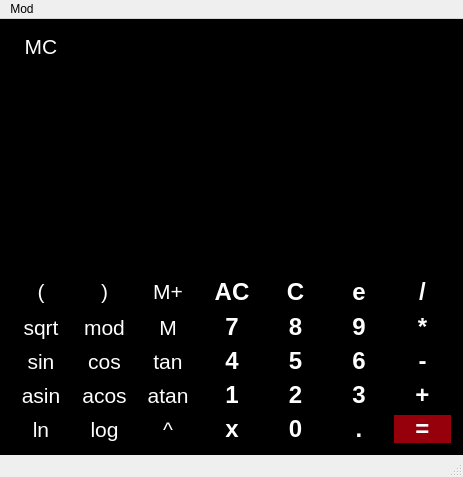
<?xml version="1.0" encoding="UTF-8"?>
<ui version="4.0">
 <class>calc</class>
 <widget class="QMainWindow" name="calc">
  <property name="geometry">
   <rect>
    <x>0</x>
    <y>0</y>
    <width>463</width>
    <height>477</height>
   </rect>
  </property>
  <property name="windowTitle">
   <string>Calculator</string>
  </property>
  <property name="autoFillBackground">
   <bool>false</bool>
  </property>
  <property name="styleSheet">
   <string notr="true">QMianWindow {
	background: 'black';
}</string>
  </property>
  <widget class="QWidget" name="centralwidget">
   <property name="styleSheet">
    <string notr="true">QWidget {
	background-color: balck;
}</string>
   </property>
   <layout class="QGridLayout" name="gridLayout">
    <property name="leftMargin">
     <number>12</number>
    </property>
    <property name="topMargin">
     <number>12</number>
    </property>
    <property name="rightMargin">
     <number>12</number>
    </property>
    <property name="bottomMargin">
     <number>12</number>
    </property>
    <item row="4" column="7">
     <widget class="QPushButton" name="Button6">
      <property name="sizePolicy">
       <sizepolicy hsizetype="Preferred" vsizetype="Preferred">
        <horstretch>0</horstretch>
        <verstretch>0</verstretch>
       </sizepolicy>
      </property>
      <property name="font">
       <font>
        <family>Arial</family>
        <pointsize>18</pointsize>
        <bold>true</bold>
       </font>
      </property>
      <property name="styleSheet">
       <string notr="true">QPushButton {
	background-color: black;
	border: 1px #ffffff;
	color: white;
}

QPushButton: pressed {
	background-color: #808080;
	border: 1px #ffffff;
	padding: 5px;
	color: white;
}</string>
      </property>
      <property name="text">
       <string>6</string>
      </property>
     </widget>
    </item>
    <item row="1" column="2" colspan="7">
     <widget class="QLineEdit" name="Display">
      <property name="sizePolicy">
       <sizepolicy hsizetype="Preferred" vsizetype="Expanding">
        <horstretch>0</horstretch>
        <verstretch>0</verstretch>
       </sizepolicy>
      </property>
      <property name="font">
       <font>
        <family>Arial</family>
        <pointsize>18</pointsize>
        <bold>true</bold>
       </font>
      </property>
      <property name="cursor">
       <cursorShape>ArrowCursor</cursorShape>
      </property>
      <property name="mouseTracking">
       <bool>true</bool>
      </property>
      <property name="styleSheet">
       <string notr="true">QLineEdit {
	background-color: black;
	border: 1px black;
	color: white;
}</string>
      </property>
      <property name="inputMethodHints">
       <set>Qt::ImhNone</set>
      </property>
      <property name="alignment">
       <set>Qt::AlignRight|Qt::AlignTrailing|Qt::AlignVCenter</set>
      </property>
     </widget>
    </item>
    <item row="2" column="4">
     <widget class="QPushButton" name="MPLus">
      <property name="sizePolicy">
       <sizepolicy hsizetype="Preferred" vsizetype="Preferred">
        <horstretch>0</horstretch>
        <verstretch>0</verstretch>
       </sizepolicy>
      </property>
      <property name="font">
       <font>
        <family>Arial</family>
        <pointsize>16</pointsize>
        <bold>false</bold>
       </font>
      </property>
      <property name="styleSheet">
       <string notr="true">QPushButton {
	background-color: black;
	border: 1px #ffffff;
	color: white;
}

QPushButton: pressed {
	background-color: #808080;
	border: 1px #ffffff;
	padding: 5px;
	color: white;
}</string>
      </property>
      <property name="text">
       <string>M+</string>
      </property>
     </widget>
    </item>
    <item row="4" column="5">
     <widget class="QPushButton" name="Button4">
      <property name="sizePolicy">
       <sizepolicy hsizetype="Preferred" vsizetype="Preferred">
        <horstretch>0</horstretch>
        <verstretch>0</verstretch>
       </sizepolicy>
      </property>
      <property name="font">
       <font>
        <family>Arial</family>
        <pointsize>18</pointsize>
        <bold>true</bold>
       </font>
      </property>
      <property name="styleSheet">
       <string notr="true">QPushButton {
	background-color: black;
	border: 1px #ffffff;
	color: white;
}

QPushButton: pressed {
	background-color: #808080;
	border: 1px #ffffff;
	padding: 5px;
	color: white;
}</string>
      </property>
      <property name="text">
       <string>4</string>
      </property>
     </widget>
    </item>
    <item row="6" column="6">
     <widget class="QPushButton" name="Button0">
      <property name="sizePolicy">
       <sizepolicy hsizetype="Preferred" vsizetype="Preferred">
        <horstretch>0</horstretch>
        <verstretch>0</verstretch>
       </sizepolicy>
      </property>
      <property name="font">
       <font>
        <family>Arial</family>
        <pointsize>18</pointsize>
        <bold>true</bold>
       </font>
      </property>
      <property name="styleSheet">
       <string notr="true">QPushButton {
	background-color: black;
	border: 1px #ffffff;
	color: white;
}

QPushButton: pressed {
	background-color: #808080;
	border: 1px #ffffff;
	padding: 5px;
	color: white;
}</string>
      </property>
      <property name="text">
       <string>0</string>
      </property>
     </widget>
    </item>
    <item row="5" column="5">
     <widget class="QPushButton" name="Button1">
      <property name="sizePolicy">
       <sizepolicy hsizetype="Preferred" vsizetype="Preferred">
        <horstretch>0</horstretch>
        <verstretch>0</verstretch>
       </sizepolicy>
      </property>
      <property name="font">
       <font>
        <family>Arial</family>
        <pointsize>18</pointsize>
        <bold>true</bold>
       </font>
      </property>
      <property name="styleSheet">
       <string notr="true">QPushButton {
	background-color: black;
	border: 1px #ffffff;
	color: white;
}

QPushButton: pressed {
	background-color: #808080;
	border: 1px #ffffff;
	padding: 5px;
	color: white;
}</string>
      </property>
      <property name="text">
       <string>1</string>
      </property>
     </widget>
    </item>
    <item row="3" column="6">
     <widget class="QPushButton" name="Button8">
      <property name="sizePolicy">
       <sizepolicy hsizetype="Preferred" vsizetype="Preferred">
        <horstretch>0</horstretch>
        <verstretch>0</verstretch>
       </sizepolicy>
      </property>
      <property name="font">
       <font>
        <family>Arial</family>
        <pointsize>18</pointsize>
        <bold>true</bold>
       </font>
      </property>
      <property name="styleSheet">
       <string notr="true">QPushButton {
	background-color: black;
	border: 1px #ffffff;
	color: white;
}

QPushButton: pressed {
	background-color: #808080;
	border: 1px #ffffff;
	padding: 5px;
	color: white;
}</string>
      </property>
      <property name="text">
       <string>8</string>
      </property>
     </widget>
    </item>
    <item row="4" column="4">
     <widget class="QPushButton" name="Tan">
      <property name="sizePolicy">
       <sizepolicy hsizetype="Preferred" vsizetype="Preferred">
        <horstretch>0</horstretch>
        <verstretch>0</verstretch>
       </sizepolicy>
      </property>
      <property name="font">
       <font>
        <family>Arial</family>
        <pointsize>16</pointsize>
        <bold>false</bold>
       </font>
      </property>
      <property name="styleSheet">
       <string notr="true">QPushButton {
	background-color: black;
	border: 1px #ffffff;
	color: white;
}

QPushButton: pressed {
	background-color: #808080;
	border: 1px #ffffff;
	padding: 5px;
	color: white;
}</string>
      </property>
      <property name="text">
       <string>tan</string>
      </property>
     </widget>
    </item>
    <item row="4" column="2">
     <widget class="QPushButton" name="Sin">
      <property name="sizePolicy">
       <sizepolicy hsizetype="Preferred" vsizetype="Preferred">
        <horstretch>0</horstretch>
        <verstretch>0</verstretch>
       </sizepolicy>
      </property>
      <property name="font">
       <font>
        <family>Arial</family>
        <pointsize>16</pointsize>
        <bold>false</bold>
       </font>
      </property>
      <property name="styleSheet">
       <string notr="true">QPushButton {
	background-color: black;
	border: 1px #ffffff;
	color: white;
}

QPushButton: pressed {
	background-color: #808080;
	border: 1px #ffffff;
	padding: 5px;
	color: white;
}</string>
      </property>
      <property name="text">
       <string>sin</string>
      </property>
     </widget>
    </item>
    <item row="2" column="8">
     <widget class="QPushButton" name="Div">
      <property name="sizePolicy">
       <sizepolicy hsizetype="Preferred" vsizetype="Preferred">
        <horstretch>0</horstretch>
        <verstretch>0</verstretch>
       </sizepolicy>
      </property>
      <property name="minimumSize">
       <size>
        <width>57</width>
        <height>31</height>
       </size>
      </property>
      <property name="font">
       <font>
        <family>Arial</family>
        <pointsize>18</pointsize>
        <bold>true</bold>
       </font>
      </property>
      <property name="styleSheet">
       <string notr="true">QPushButton {
	background-color: black;
	border: 1px #ffffff;
	color: white;
}

QPushButton: pressed {
	background-color: #808080;
	border: 1px #ffffff;
	padding: 5px;
	color: white;
}</string>
      </property>
      <property name="text">
       <string>/</string>
      </property>
     </widget>
    </item>
    <item row="3" column="2">
     <widget class="QPushButton" name="Sqrt">
      <property name="sizePolicy">
       <sizepolicy hsizetype="Preferred" vsizetype="Preferred">
        <horstretch>0</horstretch>
        <verstretch>0</verstretch>
       </sizepolicy>
      </property>
      <property name="font">
       <font>
        <family>Arial</family>
        <pointsize>16</pointsize>
        <bold>false</bold>
       </font>
      </property>
      <property name="styleSheet">
       <string notr="true">QPushButton {
	background-color: black;
	border: 1px #ffffff;
	color: white;
}

QPushButton: pressed {
	background-color: #808080;
	border: 1px #ffffff;
	padding: 5px;
	color: white;
}</string>
      </property>
      <property name="text">
       <string>sqrt</string>
      </property>
     </widget>
    </item>
    <item row="2" column="2">
     <widget class="QPushButton" name="ButtonLb">
      <property name="sizePolicy">
       <sizepolicy hsizetype="Preferred" vsizetype="Preferred">
        <horstretch>0</horstretch>
        <verstretch>0</verstretch>
       </sizepolicy>
      </property>
      <property name="font">
       <font>
        <family>Arial</family>
        <pointsize>16</pointsize>
        <bold>false</bold>
       </font>
      </property>
      <property name="styleSheet">
       <string notr="true">QPushButton {
	background-color: black;
	border: 1px #ffffff;
	color: white;
}

QPushButton: pressed {
	background-color: #808080;
	border: 1px #ffffff;
	padding: 5px;
	color: white;
}</string>
      </property>
      <property name="text">
       <string>(</string>
      </property>
     </widget>
    </item>
    <item row="5" column="2">
     <widget class="QPushButton" name="Asin">
      <property name="sizePolicy">
       <sizepolicy hsizetype="Preferred" vsizetype="Preferred">
        <horstretch>0</horstretch>
        <verstretch>0</verstretch>
       </sizepolicy>
      </property>
      <property name="font">
       <font>
        <family>Arial</family>
        <pointsize>16</pointsize>
        <bold>false</bold>
       </font>
      </property>
      <property name="styleSheet">
       <string notr="true">QPushButton {
	background-color: black;
	border: 1px #ffffff;
	color: white;
}

QPushButton: pressed {
	background-color: #808080;
	border: 1px #ffffff;
	padding: 5px;
	color: white;
}</string>
      </property>
      <property name="text">
       <string>asin</string>
      </property>
     </widget>
    </item>
    <item row="3" column="4">
     <widget class="QPushButton" name="Func">
      <property name="sizePolicy">
       <sizepolicy hsizetype="Preferred" vsizetype="Preferred">
        <horstretch>0</horstretch>
        <verstretch>0</verstretch>
       </sizepolicy>
      </property>
      <property name="font">
       <font>
        <family>Arial</family>
        <pointsize>16</pointsize>
        <bold>false</bold>
       </font>
      </property>
      <property name="styleSheet">
       <string notr="true">QPushButton {
	background-color: black;
	border: 1px #ffffff;
	color: white;
}

QPushButton: pressed {
	background-color: #808080;
	border: 1px #ffffff;
	padding: 5px;
	color: white;
}</string>
      </property>
      <property name="text">
       <string>M</string>
      </property>
     </widget>
    </item>
    <item row="5" column="7">
     <widget class="QPushButton" name="Button3">
      <property name="sizePolicy">
       <sizepolicy hsizetype="Preferred" vsizetype="Preferred">
        <horstretch>0</horstretch>
        <verstretch>0</verstretch>
       </sizepolicy>
      </property>
      <property name="font">
       <font>
        <family>Arial</family>
        <pointsize>18</pointsize>
        <bold>true</bold>
       </font>
      </property>
      <property name="styleSheet">
       <string notr="true">QPushButton {
	background-color: black;
	border: 1px #ffffff;
	color: white;
}

QPushButton: pressed {
	background-color: #808080;
	border: 1px #ffffff;
	padding: 5px;
	color: white;
}</string>
      </property>
      <property name="text">
       <string>3</string>
      </property>
     </widget>
    </item>
    <item row="3" column="5">
     <widget class="QPushButton" name="Button7">
      <property name="sizePolicy">
       <sizepolicy hsizetype="Preferred" vsizetype="Preferred">
        <horstretch>0</horstretch>
        <verstretch>0</verstretch>
       </sizepolicy>
      </property>
      <property name="font">
       <font>
        <family>Arial</family>
        <pointsize>18</pointsize>
        <bold>true</bold>
       </font>
      </property>
      <property name="styleSheet">
       <string notr="true">QPushButton {
	background-color: black;
	border: 1px #ffffff;
	color: white;
}

QPushButton: pressed {
	background-color: #808080;
	border: 1px #ffffff;
	padding: 5px;
	color: white;
}</string>
      </property>
      <property name="text">
       <string>7</string>
      </property>
     </widget>
    </item>
    <item row="4" column="8">
     <widget class="QPushButton" name="Minus">
      <property name="sizePolicy">
       <sizepolicy hsizetype="Preferred" vsizetype="Preferred">
        <horstretch>0</horstretch>
        <verstretch>0</verstretch>
       </sizepolicy>
      </property>
      <property name="font">
       <font>
        <family>Arial</family>
        <pointsize>18</pointsize>
        <bold>true</bold>
       </font>
      </property>
      <property name="styleSheet">
       <string notr="true">QPushButton {
	background-color: black;
	border: 1px #ffffff;
	color: white;
}

QPushButton: pressed {
	background-color: #808080;
	border: 1px #ffffff;
	padding: 5px;
	color: white;
}</string>
      </property>
      <property name="text">
       <string>-</string>
      </property>
     </widget>
    </item>
    <item row="6" column="4">
     <widget class="QPushButton" name="Pow">
      <property name="sizePolicy">
       <sizepolicy hsizetype="Preferred" vsizetype="Preferred">
        <horstretch>0</horstretch>
        <verstretch>0</verstretch>
       </sizepolicy>
      </property>
      <property name="font">
       <font>
        <family>Arial</family>
        <pointsize>16</pointsize>
        <bold>false</bold>
       </font>
      </property>
      <property name="styleSheet">
       <string notr="true">QPushButton {
	background-color: black;
	border: 1px #ffffff;
	color: white;
}

QPushButton: pressed {
	background-color: #808080;
	border: 1px #ffffff;
	padding: 5px;
	color: white;
}</string>
      </property>
      <property name="text">
       <string>^</string>
      </property>
     </widget>
    </item>
    <item row="6" column="2">
     <widget class="QPushButton" name="Ln">
      <property name="sizePolicy">
       <sizepolicy hsizetype="Preferred" vsizetype="Preferred">
        <horstretch>0</horstretch>
        <verstretch>0</verstretch>
       </sizepolicy>
      </property>
      <property name="font">
       <font>
        <family>Arial</family>
        <pointsize>16</pointsize>
        <bold>false</bold>
       </font>
      </property>
      <property name="styleSheet">
       <string notr="true">QPushButton {
	background-color: black;
	border: 1px #ffffff;
	color: white;
}

QPushButton: pressed {
	background-color: #808080;
	border: 1px #ffffff;
	padding: 5px;
	color: white;
}</string>
      </property>
      <property name="text">
       <string>ln</string>
      </property>
     </widget>
    </item>
    <item row="0" column="2">
     <widget class="QPushButton" name="MC">
      <property name="sizePolicy">
       <sizepolicy hsizetype="Preferred" vsizetype="Preferred">
        <horstretch>0</horstretch>
        <verstretch>0</verstretch>
       </sizepolicy>
      </property>
      <property name="font">
       <font>
        <family>Arial</family>
        <pointsize>16</pointsize>
        <bold>false</bold>
       </font>
      </property>
      <property name="styleSheet">
       <string notr="true">QPushButton {
	background-color: black;
	border: 1px #ffffff;
	color: white;
}

QPushButton: pressed {
	background-color: #808080;
	border: 1px #ffffff;
	padding: 5px;
	color: white;
}</string>
      </property>
      <property name="text">
       <string>MC</string>
      </property>
     </widget>
    </item>
    <item row="4" column="6">
     <widget class="QPushButton" name="Button5">
      <property name="sizePolicy">
       <sizepolicy hsizetype="Preferred" vsizetype="Preferred">
        <horstretch>0</horstretch>
        <verstretch>0</verstretch>
       </sizepolicy>
      </property>
      <property name="font">
       <font>
        <family>Arial</family>
        <pointsize>18</pointsize>
        <bold>true</bold>
       </font>
      </property>
      <property name="styleSheet">
       <string notr="true">QPushButton {
	background-color: black;
	border: 1px #ffffff;
	color: white;
}

QPushButton: pressed {
	background-color: #808080;
	border: 1px #ffffff;
	padding: 5px;
	color: white;
}</string>
      </property>
      <property name="text">
       <string>5</string>
      </property>
     </widget>
    </item>
    <item row="5" column="4">
     <widget class="QPushButton" name="Atan">
      <property name="sizePolicy">
       <sizepolicy hsizetype="Preferred" vsizetype="Preferred">
        <horstretch>0</horstretch>
        <verstretch>0</verstretch>
       </sizepolicy>
      </property>
      <property name="font">
       <font>
        <family>Arial</family>
        <pointsize>16</pointsize>
        <bold>false</bold>
       </font>
      </property>
      <property name="styleSheet">
       <string notr="true">QPushButton {
	background-color: black;
	border: 1px #ffffff;
	color: white;
}

QPushButton: pressed {
	background-color: #808080;
	border: 1px #ffffff;
	padding: 5px;
	color: white;
}</string>
      </property>
      <property name="text">
       <string>atan</string>
      </property>
     </widget>
    </item>
    <item row="3" column="8">
     <widget class="QPushButton" name="Mul">
      <property name="sizePolicy">
       <sizepolicy hsizetype="Preferred" vsizetype="Preferred">
        <horstretch>0</horstretch>
        <verstretch>0</verstretch>
       </sizepolicy>
      </property>
      <property name="font">
       <font>
        <family>Arial</family>
        <pointsize>18</pointsize>
        <bold>true</bold>
       </font>
      </property>
      <property name="styleSheet">
       <string notr="true">QPushButton {
	background-color: black;
	border: 1px #ffffff;
	color: white;
}

QPushButton: pressed {
	background-color: #808080;
	border: 1px #ffffff;
	padding: 5px;
	color: white;
}</string>
      </property>
      <property name="text">
       <string>*</string>
      </property>
     </widget>
    </item>
    <item row="0" column="3" colspan="6">
     <widget class="QLineEdit" name="FuncDisplay">
      <property name="sizePolicy">
       <sizepolicy hsizetype="Preferred" vsizetype="Preferred">
        <horstretch>0</horstretch>
        <verstretch>0</verstretch>
       </sizepolicy>
      </property>
      <property name="font">
       <font>
        <family>Arial</family>
        <pointsize>18</pointsize>
        <bold>true</bold>
       </font>
      </property>
      <property name="cursor">
       <cursorShape>ArrowCursor</cursorShape>
      </property>
      <property name="focusPolicy">
       <enum>Qt::NoFocus</enum>
      </property>
      <property name="styleSheet">
       <string notr="true">QLineEdit {
	background-color: black;
	border: 1px black;
	color: white;
}</string>
      </property>
      <property name="alignment">
       <set>Qt::AlignRight|Qt::AlignTrailing|Qt::AlignVCenter</set>
      </property>
     </widget>
    </item>
    <item row="6" column="8">
     <widget class="QPushButton" name="Equal">
      <property name="sizePolicy">
       <sizepolicy hsizetype="Preferred" vsizetype="Preferred">
        <horstretch>0</horstretch>
        <verstretch>0</verstretch>
       </sizepolicy>
      </property>
      <property name="font">
       <font>
        <family>Arial</family>
        <pointsize>18</pointsize>
        <bold>true</bold>
       </font>
      </property>
      <property name="styleSheet">
       <string notr="true">QPushButton {
	background-color: rgb(150, 0, 10);
	border: 1px #ffffff;
	color: white;
}

QPushButton: pressed {
	background-color: #808080;
	border: 1px #ffffff;
	padding: 5px;
	color: white;
}</string>
      </property>
      <property name="text">
       <string>=</string>
      </property>
     </widget>
    </item>
    <item row="2" column="5">
     <widget class="QPushButton" name="ClearAll">
      <property name="sizePolicy">
       <sizepolicy hsizetype="Preferred" vsizetype="Preferred">
        <horstretch>0</horstretch>
        <verstretch>0</verstretch>
       </sizepolicy>
      </property>
      <property name="minimumSize">
       <size>
        <width>58</width>
        <height>31</height>
       </size>
      </property>
      <property name="font">
       <font>
        <family>Arial</family>
        <pointsize>18</pointsize>
        <bold>true</bold>
       </font>
      </property>
      <property name="styleSheet">
       <string notr="true">QPushButton {
	background-color: black;
	border: 1px #ffffff;
	color: white;
}

QPushButton: pressed {
	background-color: #808080;
	border: 1px #ffffff;
	padding: 5px;
	color: white;
}</string>
      </property>
      <property name="text">
       <string>AC</string>
      </property>
     </widget>
    </item>
    <item row="5" column="6">
     <widget class="QPushButton" name="Button2">
      <property name="sizePolicy">
       <sizepolicy hsizetype="Preferred" vsizetype="Preferred">
        <horstretch>0</horstretch>
        <verstretch>0</verstretch>
       </sizepolicy>
      </property>
      <property name="font">
       <font>
        <family>Arial</family>
        <pointsize>18</pointsize>
        <bold>true</bold>
       </font>
      </property>
      <property name="styleSheet">
       <string notr="true">QPushButton {
	background-color: black;
	border: 1px #ffffff;
	color: white;
}

QPushButton: pressed {
	background-color: #808080;
	border: 1px #ffffff;
	padding: 5px;
	color: white;
}</string>
      </property>
      <property name="text">
       <string>2</string>
      </property>
     </widget>
    </item>
    <item row="6" column="3">
     <widget class="QPushButton" name="Log">
      <property name="sizePolicy">
       <sizepolicy hsizetype="Preferred" vsizetype="Preferred">
        <horstretch>0</horstretch>
        <verstretch>0</verstretch>
       </sizepolicy>
      </property>
      <property name="font">
       <font>
        <family>Arial</family>
        <pointsize>16</pointsize>
        <bold>false</bold>
       </font>
      </property>
      <property name="styleSheet">
       <string notr="true">QPushButton {
	background-color: black;
	border: 1px #ffffff;
	color: white;
}

QPushButton: pressed {
	background-color: #808080;
	border: 1px #ffffff;
	padding: 5px;
	color: white;
}</string>
      </property>
      <property name="text">
       <string>log</string>
      </property>
     </widget>
    </item>
    <item row="2" column="3">
     <widget class="QPushButton" name="ButtonRb">
      <property name="sizePolicy">
       <sizepolicy hsizetype="Preferred" vsizetype="Preferred">
        <horstretch>0</horstretch>
        <verstretch>0</verstretch>
       </sizepolicy>
      </property>
      <property name="font">
       <font>
        <family>Arial</family>
        <pointsize>16</pointsize>
        <bold>false</bold>
       </font>
      </property>
      <property name="styleSheet">
       <string notr="true">QPushButton {
	background-color: black;
	border: 1px #ffffff;
	color: white;
}

QPushButton: pressed {
	background-color: #808080;
	border: 1px #ffffff;
	padding: 5px;
	color: white;
}</string>
      </property>
      <property name="text">
       <string>)</string>
      </property>
     </widget>
    </item>
    <item row="3" column="7">
     <widget class="QPushButton" name="Button9">
      <property name="sizePolicy">
       <sizepolicy hsizetype="Preferred" vsizetype="Preferred">
        <horstretch>0</horstretch>
        <verstretch>0</verstretch>
       </sizepolicy>
      </property>
      <property name="font">
       <font>
        <family>Arial</family>
        <pointsize>18</pointsize>
        <bold>true</bold>
       </font>
      </property>
      <property name="styleSheet">
       <string notr="true">QPushButton {
	background-color: black;
	border: 1px #ffffff;
	color: white;
}

QPushButton: pressed {
	background-color: #808080;
	border: 1px #ffffff;
	padding: 5px;
	color: white;
}</string>
      </property>
      <property name="text">
       <string>9</string>
      </property>
     </widget>
    </item>
    <item row="4" column="3">
     <widget class="QPushButton" name="Cos">
      <property name="sizePolicy">
       <sizepolicy hsizetype="Preferred" vsizetype="Preferred">
        <horstretch>0</horstretch>
        <verstretch>0</verstretch>
       </sizepolicy>
      </property>
      <property name="font">
       <font>
        <family>Arial</family>
        <pointsize>16</pointsize>
        <bold>false</bold>
       </font>
      </property>
      <property name="styleSheet">
       <string notr="true">QPushButton {
	background-color: black;
	border: 1px #ffffff;
	color: white;
}

QPushButton: pressed {
	background-color: #808080;
	border: 1px #ffffff;
	padding: 5px;
	color: white;
}</string>
      </property>
      <property name="text">
       <string>cos</string>
      </property>
     </widget>
    </item>
    <item row="5" column="8">
     <widget class="QPushButton" name="Plus">
      <property name="sizePolicy">
       <sizepolicy hsizetype="Preferred" vsizetype="Preferred">
        <horstretch>0</horstretch>
        <verstretch>0</verstretch>
       </sizepolicy>
      </property>
      <property name="font">
       <font>
        <family>Arial</family>
        <pointsize>18</pointsize>
        <bold>true</bold>
       </font>
      </property>
      <property name="styleSheet">
       <string notr="true">QPushButton {
	background-color: black;
	border: 1px #ffffff;
	color: white;
}

QPushButton: pressed {
	background-color: #808080;
	border: 1px #ffffff;
	padding: 5px;
	color: white;
}</string>
      </property>
      <property name="text">
       <string>+</string>
      </property>
     </widget>
    </item>
    <item row="2" column="6">
     <widget class="QPushButton" name="Clear">
      <property name="sizePolicy">
       <sizepolicy hsizetype="Preferred" vsizetype="Preferred">
        <horstretch>0</horstretch>
        <verstretch>0</verstretch>
       </sizepolicy>
      </property>
      <property name="minimumSize">
       <size>
        <width>57</width>
        <height>31</height>
       </size>
      </property>
      <property name="font">
       <font>
        <family>Arial</family>
        <pointsize>18</pointsize>
        <bold>true</bold>
       </font>
      </property>
      <property name="styleSheet">
       <string notr="true">QPushButton {
	background-color: black;
	border: 1px #ffffff;
	color: white;
}

QPushButton: pressed {
	background-color: #808080;
	border: 1px #ffffff;
	padding: 5px;
	color: white;
}</string>
      </property>
      <property name="text">
       <string>C</string>
      </property>
     </widget>
    </item>
    <item row="3" column="3">
     <widget class="QPushButton" name="Mod">
      <property name="sizePolicy">
       <sizepolicy hsizetype="Preferred" vsizetype="Preferred">
        <horstretch>0</horstretch>
        <verstretch>0</verstretch>
       </sizepolicy>
      </property>
      <property name="font">
       <font>
        <family>Arial</family>
        <pointsize>16</pointsize>
        <bold>false</bold>
       </font>
      </property>
      <property name="styleSheet">
       <string notr="true">QPushButton {
	background-color: black;
	border: 1px #ffffff;
	color: white;
}

QPushButton: pressed {
	background-color: #808080;
	border: 1px #ffffff;
	padding: 5px;
	color: white;
}</string>
      </property>
      <property name="text">
       <string>mod</string>
      </property>
     </widget>
    </item>
    <item row="6" column="7">
     <widget class="QPushButton" name="ButtonPoint">
      <property name="sizePolicy">
       <sizepolicy hsizetype="Preferred" vsizetype="Preferred">
        <horstretch>0</horstretch>
        <verstretch>0</verstretch>
       </sizepolicy>
      </property>
      <property name="font">
       <font>
        <family>Arial</family>
        <pointsize>18</pointsize>
        <bold>true</bold>
       </font>
      </property>
      <property name="styleSheet">
       <string notr="true">QPushButton {
	background-color: black;
	border: 1px #ffffff;
	color: white;
}

QPushButton: pressed {
	background-color: #808080;
	border: 1px #ffffff;
	padding: 5px;
	color: white;
}</string>
      </property>
      <property name="text">
       <string>.</string>
      </property>
     </widget>
    </item>
    <item row="5" column="3">
     <widget class="QPushButton" name="Acos">
      <property name="sizePolicy">
       <sizepolicy hsizetype="Preferred" vsizetype="Preferred">
        <horstretch>0</horstretch>
        <verstretch>0</verstretch>
       </sizepolicy>
      </property>
      <property name="font">
       <font>
        <family>Arial</family>
        <pointsize>16</pointsize>
        <bold>false</bold>
       </font>
      </property>
      <property name="styleSheet">
       <string notr="true">QPushButton {
	background-color: black;
	border: 1px #ffffff;
	color: white;
}

QPushButton: pressed {
	background-color: #808080;
	border: 1px #ffffff;
	padding: 5px;
	color: white;
}</string>
      </property>
      <property name="text">
       <string>acos</string>
      </property>
     </widget>
    </item>
    <item row="2" column="7">
     <widget class="QPushButton" name="ButtonE">
      <property name="sizePolicy">
       <sizepolicy hsizetype="Preferred" vsizetype="Preferred">
        <horstretch>0</horstretch>
        <verstretch>0</verstretch>
       </sizepolicy>
      </property>
      <property name="minimumSize">
       <size>
        <width>57</width>
        <height>31</height>
       </size>
      </property>
      <property name="font">
       <font>
        <family>Arial</family>
        <pointsize>18</pointsize>
        <bold>true</bold>
       </font>
      </property>
      <property name="styleSheet">
       <string notr="true">QPushButton {
	background-color: black;
	border: 1px #ffffff;
	color: white;
}

QPushButton: pressed {
	background-color: #808080;
	border: 1px #ffffff;
	padding: 5px;
	color: white;
}</string>
      </property>
      <property name="text">
       <string>e</string>
      </property>
     </widget>
    </item>
    <item row="6" column="5">
     <widget class="QPushButton" name="ButtonX">
      <property name="sizePolicy">
       <sizepolicy hsizetype="Preferred" vsizetype="Preferred">
        <horstretch>0</horstretch>
        <verstretch>0</verstretch>
       </sizepolicy>
      </property>
      <property name="font">
       <font>
        <family>Arial</family>
        <pointsize>18</pointsize>
        <bold>true</bold>
       </font>
      </property>
      <property name="styleSheet">
       <string notr="true">QPushButton {
	background-color: black;
	border: 1px #ffffff;
	color: white;
}

QPushButton: pressed {
	background-color: #808080;
	border: 1px #ffffff;
	padding: 5px;
	color: white;
}</string>
      </property>
      <property name="text">
       <string>x</string>
      </property>
     </widget>
    </item>
   </layout>
  </widget>
  <widget class="QMenuBar" name="menubar">
   <property name="geometry">
    <rect>
     <x>0</x>
     <y>0</y>
     <width>463</width>
     <height>24</height>
    </rect>
   </property>
   <widget class="QMenu" name="menuMod">
    <property name="title">
     <string>Mod</string>
    </property>
    <addaction name="actionCalc"/>
    <addaction name="actionPlot"/>
    <addaction name="actionCredit"/>
    <addaction name="actionDeposit"/>
   </widget>
   <addaction name="menuMod"/>
  </widget>
  <widget class="QStatusBar" name="statusbar"/>
  <action name="actionCalc">
   <property name="checkable">
    <bool>true</bool>
   </property>
   <property name="checked">
    <bool>true</bool>
   </property>
   <property name="enabled">
    <bool>false</bool>
   </property>
   <property name="text">
    <string>Calc</string>
   </property>
  </action>
  <action name="actionPlot">
   <property name="checkable">
    <bool>true</bool>
   </property>
   <property name="text">
    <string>Plot</string>
   </property>
  </action>
  <action name="actionCredit">
   <property name="checkable">
    <bool>true</bool>
   </property>
   <property name="text">
    <string>Credit</string>
   </property>
  </action>
  <action name="actionDeposit">
   <property name="checkable">
    <bool>true</bool>
   </property>
   <property name="text">
    <string>Deposit</string>
   </property>
  </action>
 </widget>
 <resources/>
 <connections/>
</ui>
